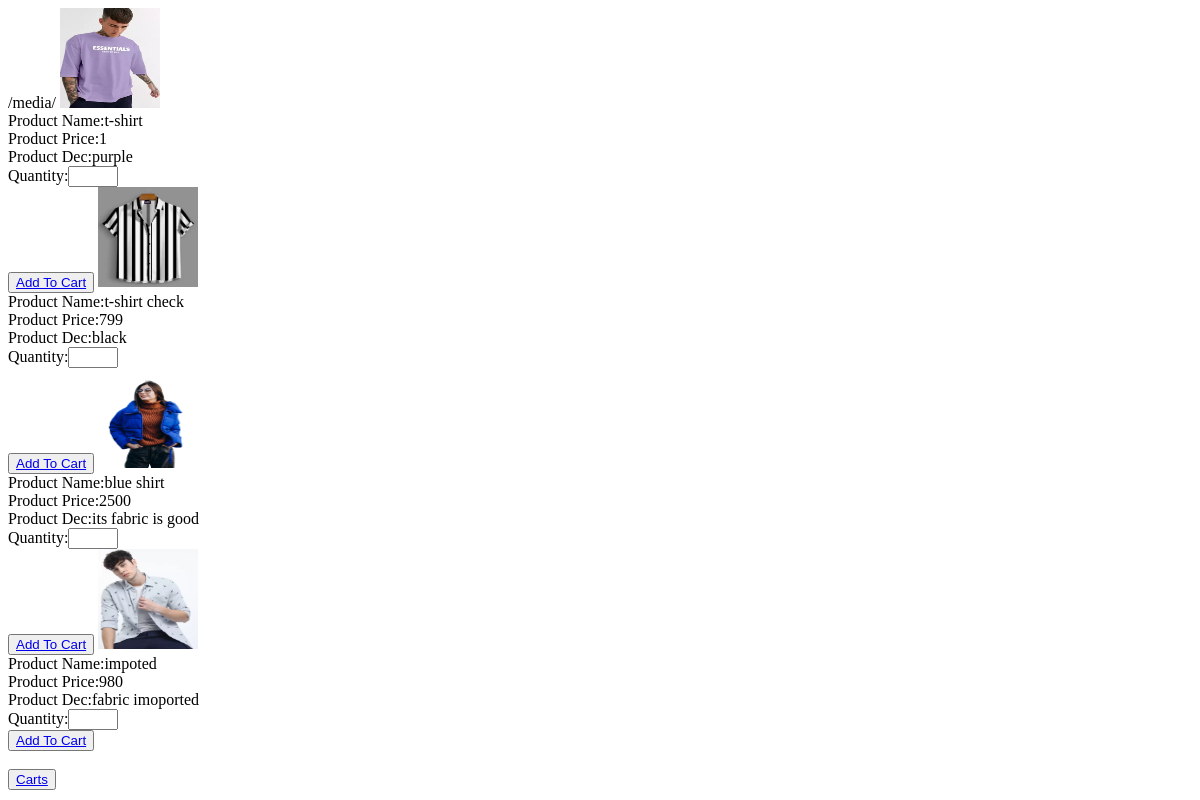
/showdata/, run on an earlier commit of the app's database.
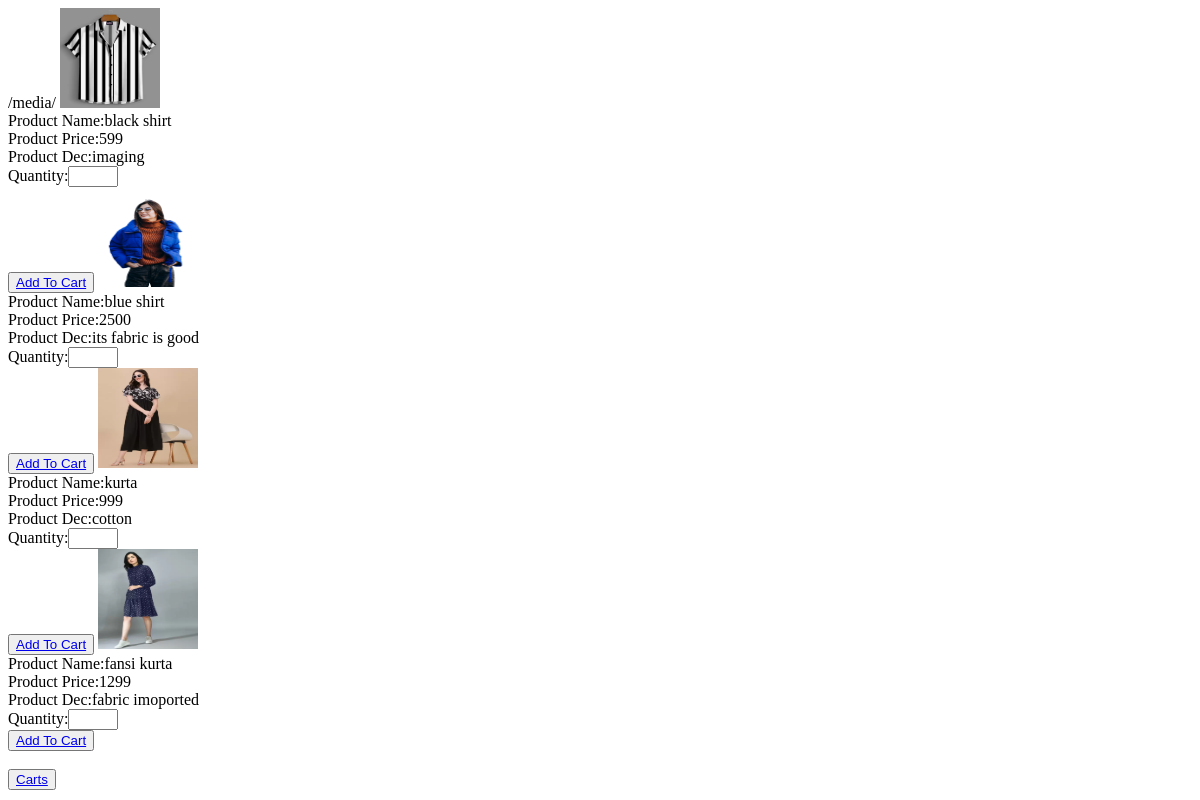
And on a later commit of the database.
### app/models.py (models this page shows)
class User(models.Model):
    Name=models.CharField(max_length=100)
    Descri=models.CharField(max_length=500)
    Image=models.ImageField(upload_to='images/')
    Price=models.IntegerField()
    Quantity=models.IntegerField()

### app/views.py (the view)
# urls.py: path('showdata/',showdata,name='showdata'),
def showdata(request):
    data = User.objects.all()  # Retrieve the instance you want to display
    return render(request, 'show.html', {'data': data,'media_url':MEDIA_URL})

### app/templates/show.html (shortened to what this page needs)
{% for i in data %}
<img style="width: 100px; height: 100px;" src="{{media_url}}{{i.Image}}" alt="" style="margin-top: 100px;" ><br>
Product Name:{{i.Name}}<br>
Product Price:{{i.Price}}<br>
Product Dec:{{i.Descri}}<br>
Quantity:<input type="number" name="quantity" style="width: 50px;" ><br>
<button><a href="{% url 'addtocard' pk=i.id %}"> Add To Cart</a></button>
{% endfor %}
<button><a href="{% url 'cart_item' %}"> Carts</a></button>

What changed in the data, as far as the page shows it:
removed User: Image (picture), Name "t-shirt check", Price "799", Descri "black"
changed User: Image: a different picture; Name "t-shirt" → "black shirt"; Price "1" → "599"; Descri "purple" → "imaging"
added User: Image (picture), Name "kurta", Price "999", Descri "cotton"
changed User "fabric imoported": Image: a different picture; Name "impoted" → "fansi kurta"; Price "980" → "1299"
